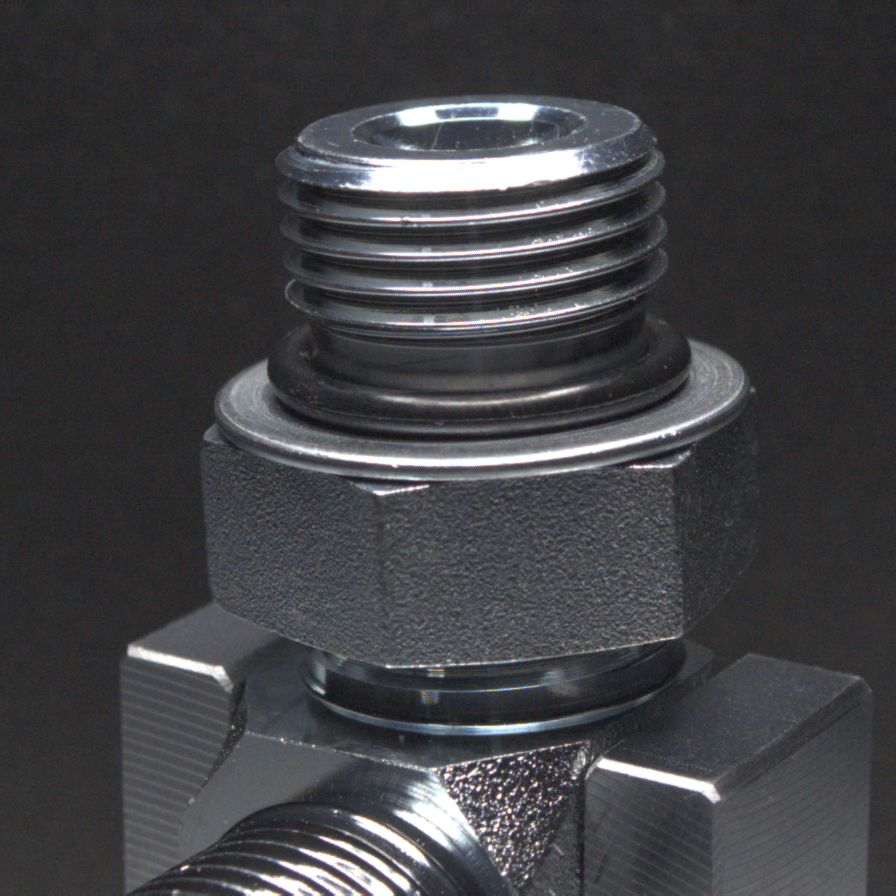
#> input picture TempleteMatch/img/0.jpg, 896 x 896 px; the run also reads 1 picture not shown here
$ python TempleteMatch.py
#> lines starting #> are read from the running program, lines starting #| are printed output that depends on the picture

import cv2
import numpy as np
import time

def ShowRoi(ok_img, ok_roi,w,h):
    roi = ok_roi.copy()
    cv2.rectangle(ok_roi, (0,0),(h-1,w-1),(0,255,0))
    cv2.imshow('draw roi',ok_img)
    cv2.namedWindow('ok roi',cv2.WINDOW_NORMAL)
    cv2.imshow('ok roi',roi)
    return roi

def RotateImg(img, dx):
    rows, cols = img.shape[0:2]
    mdx = cv2.getRotationMatrix2D((cols/2,rows/2),dx,1)
    img = cv2.warpAffine(img,mdx,(cols,rows))
    return img

def TemplateMatching(ok_roi, target_img, method):
    start = time.time()
    res = cv2.matchTemplate(target_img, ok_roi, method)
    min_val, max_val, min_loc, max_loc = cv2.minMaxLoc(res)

    if method in [cv2.TM_SQDIFF, cv2.TM_SQDIFF_NORMED]:
        top_left = min_loc
        match_val = min_val
    else:
        top_left = max_loc
        match_val = max_val
    bottom_right = (top_left[0] + w_1, top_left[1] + h_1)
    # print(match_val)
    print("time :", time.time() - start)
    return top_left, bottom_right, match_val


test_ok_img = cv2.imread('./img/0.jpg')
#> test_ok_img is the input picture: shape (896, 896, 3); mean B, G, R 67.4, 64.5, 64.1
first_ok_img = cv2.imread('./img/1(1000_225).jpg')
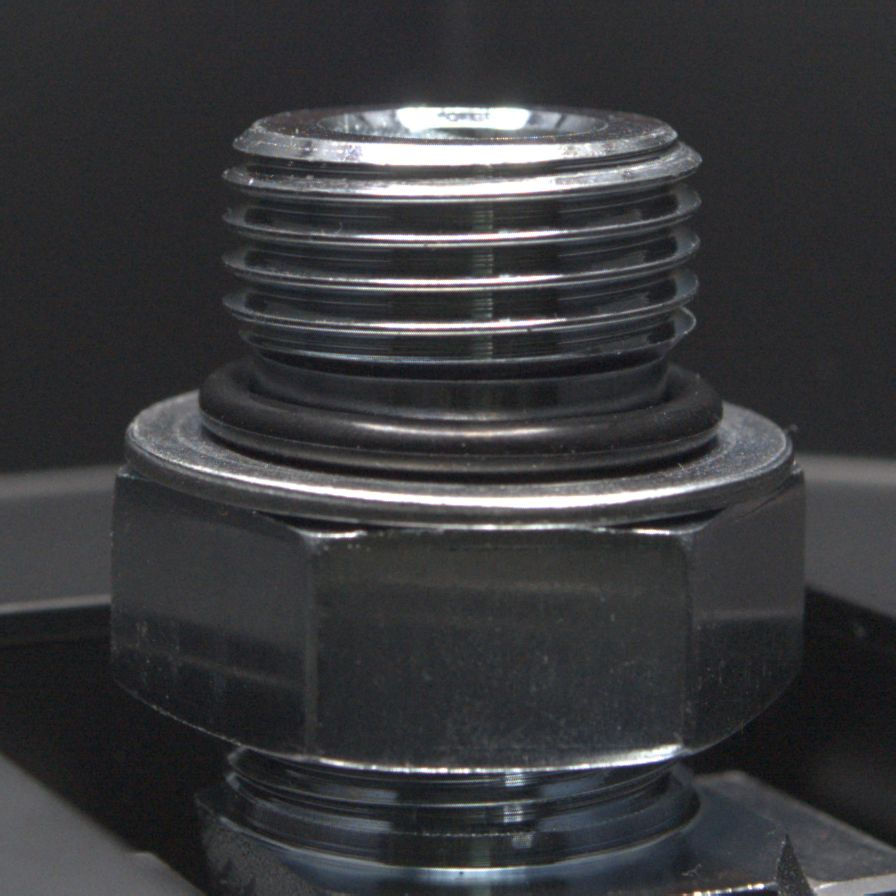
#> input picture TempleteMatch/img/1(1000_225).jpg, 896 x 896 px
#> first_ok_img is the input picture: shape (896, 896, 3); mean B, G, R 60.5, 57.9, 57.4
second_ok_img = cv2.imread('./img/9(1500_225).jpg')
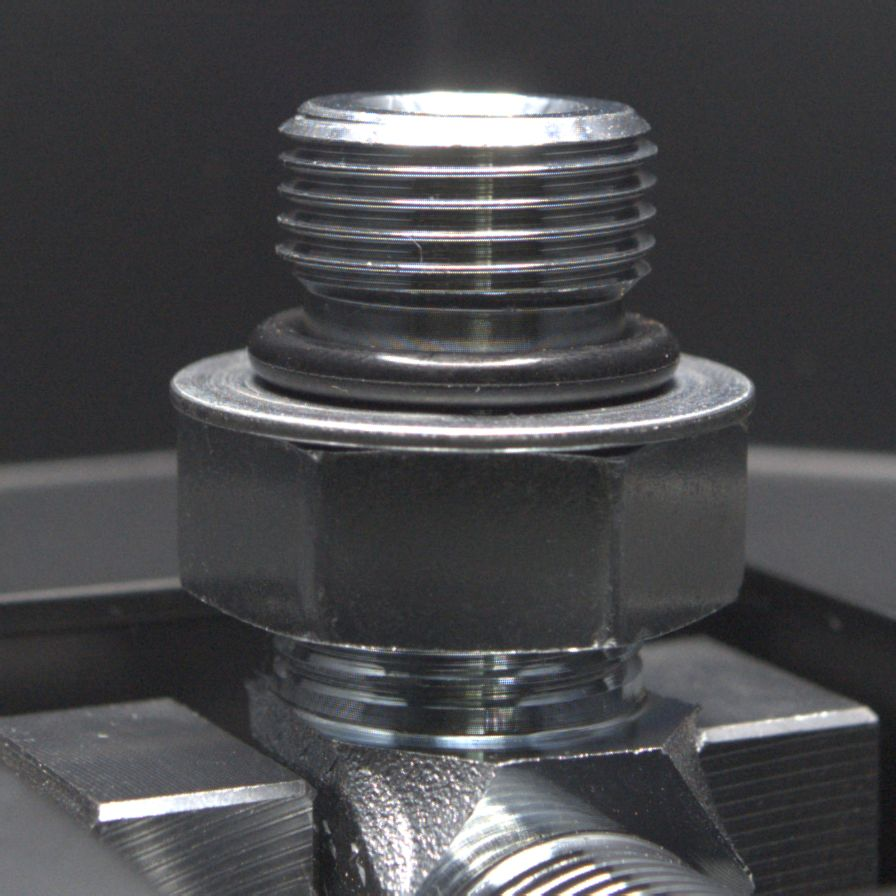
#> input picture TempleteMatch/img/9(1500_225).jpg, 896 x 896 px
#> second_ok_img is the input picture: shape (896, 896, 3); mean B, G, R 75.5, 72.9, 72.8
third_ok_img = cv2.imread('./img/30(1500_255).jpg')
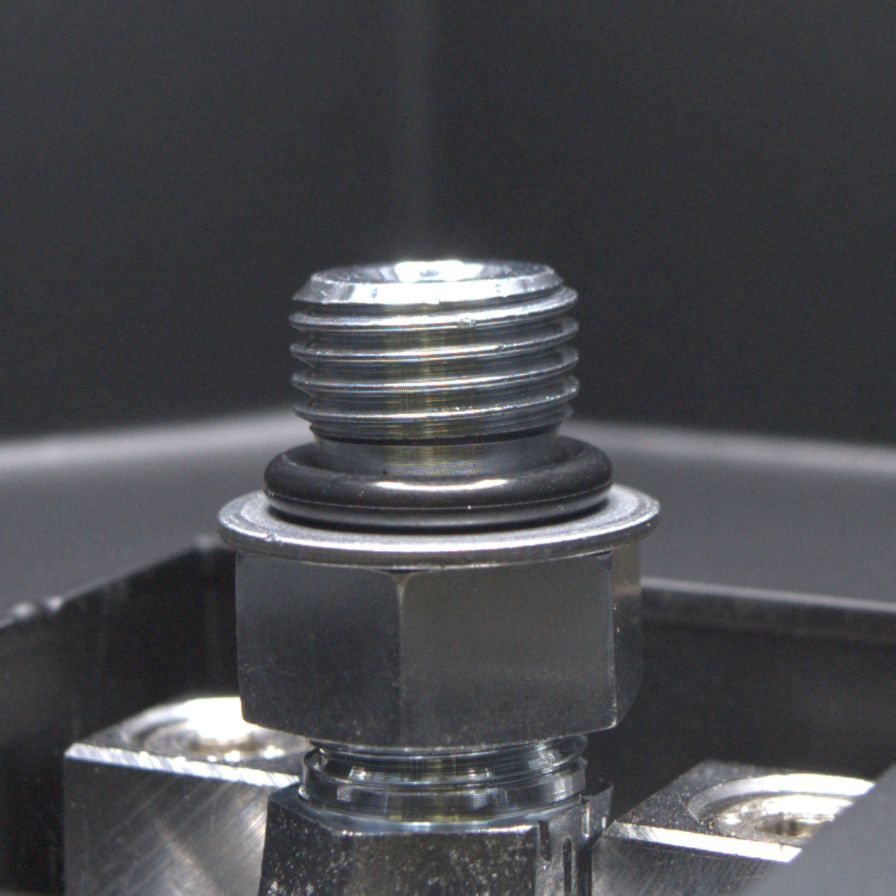
#> input picture TempleteMatch/img/30(1500_255).jpg, 896 x 896 px
#> third_ok_img is the input picture: shape (896, 896, 3); mean B, G, R 78.6, 74.5, 73.9
fourth_ok_img = cv2.imread('./img/36(1500_255).jpg')
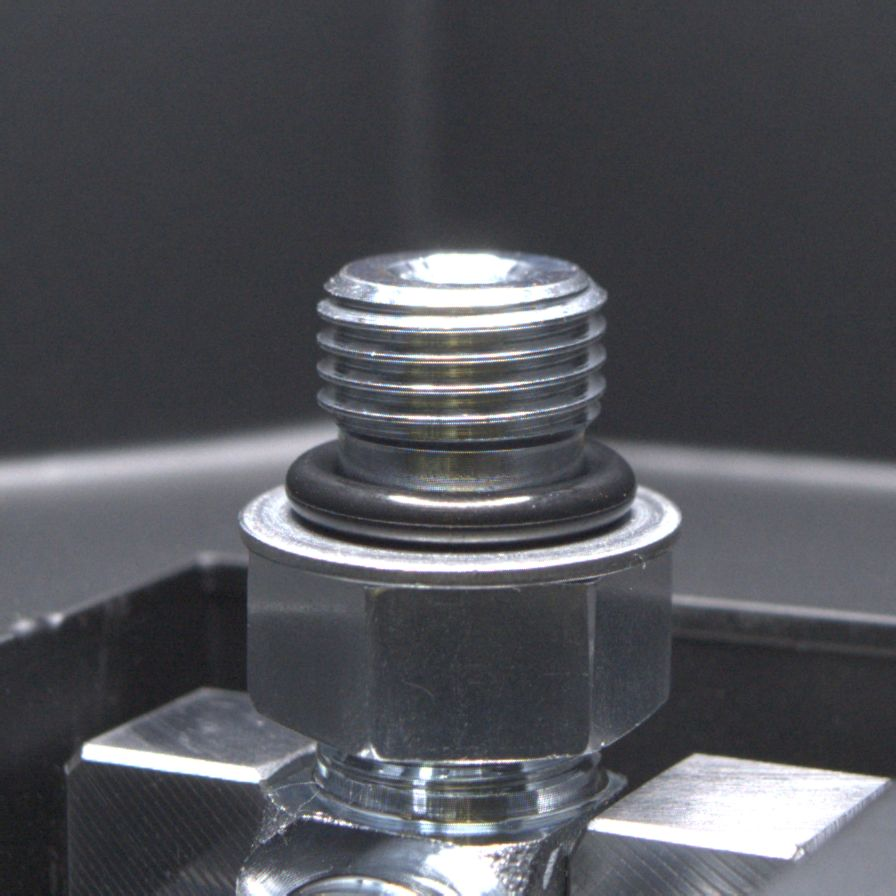
#> input picture TempleteMatch/img/36(1500_255).jpg, 896 x 896 px
#> fourth_ok_img is the input picture: shape (896, 896, 3); mean B, G, R 87.4, 81.7, 80.5
target_img = cv2.imread('./img/40(1500_255).jpg')
draw_img = target_img.copy()

x = 200;y = 350;w = 100;h = 100
test_ok_roi = test_ok_img[y:y+h, x:x+w]
#test_ok_roi = ShowRoi(test_ok_img, test_ok_roi, w, h)
test_ok_roi = test_ok_roi.copy()

x_1 = 117; y_1 = 370; w_1 = 125; h_1 = 110
first_ok_roi = first_ok_img[y_1:y_1+h_1, x_1:x_1+w_1]
#first_ok_roi = ShowRoi(first_ok_img, first_ok_roi, w_1, h_1)
first_ok_roi = first_ok_roi.copy()

x_2 = 165;y_2 = 320;w_2 = 165;h_2 = 120
second_ok_roi = second_ok_img[y_2:y_2+h_2, x_2:x_2+w_2]
#second_ok_roi = ShowRoi(second_ok_img, second_ok_roi,w_2,h_2)
second_ok_roi = second_ok_roi.copy()

x_3 = 210; y_3 = 450; w_3 = 110;h_3 = 110
third_ok_roi = third_ok_img[y_3:y_3+h_3, x_3:x_3+w_3]
#third_ok_roi = ShowRoi(third_ok_img, third_ok_roi, w_3, h_3)
third_ok_roi = third_ok_roi.copy()

x_4 = 230;y_4 = 460;w_4 = 100;h_4 = 100
fourth_ok_roi = fourth_ok_img[y_4:y_4+h_4, x_4:x_4+w_4]
#fourth_ok_roi = ShowRoi(fourth_ok_img, fourth_ok_roi,w_4,h_4)
fourth_ok_roi = fourth_ok_roi.copy()

#cv2.TM_SQDIFF:제곱 차이 매칭, 완벽 매칭:0,나쁜 매칭:큰값/
#cv2.TM_SQDIFF_NORMED:제곱 차이 매칭의 정규화
#cv2.TM_CCORR:상관관계 매칭,완벽 매칭:큰값, 나쁜 매칭:0/
#cv2.TM_CCORR_NORMED:상관관계 매칭의 정규화
#cv2.TM_CCOEFF:상관계수 매칭, 완벽 매칭:1,나쁜매칭:-1/
#cv2.TM_CCOEFF_NORMED:상관계수의 매칭 정규화
top_left, bottom_right, match_val = TemplateMatching(fourth_ok_roi, target_img, cv2.TM_CCOEFF_NORMED)
#> in TemplateMatching, `res = cv2.matchTemplate(target_img, ok_roi, method)`:
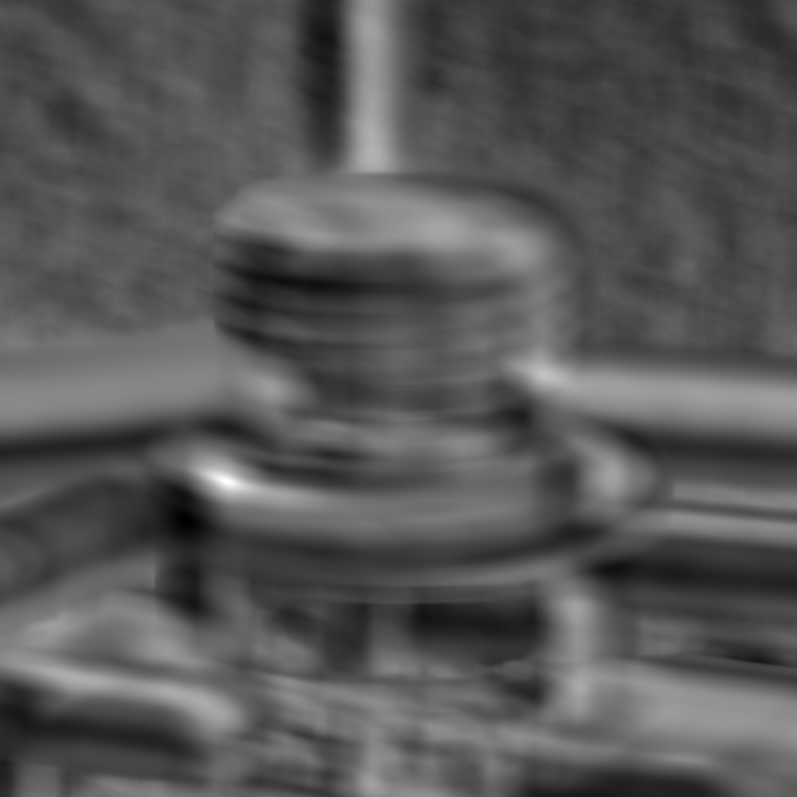
#> res: shape (797, 797) float32; min -0.529, max 0.936, mean -0.0257; drawn with min black and max white
#> in TemplateMatching, `min_val, max_val, min_loc, max_loc = cv2.minMaxLoc(res)`: min_val = -0.529; max_val = 0.936; min_loc = (186, 521); max_loc = (226, 481)
#> in TemplateMatching, `match_val = max_val`: match_val = 0.936
#> in TemplateMatching, `bottom_right = (top_left[0] + w_1, top_left[1] + h_1)`: bottom_right = (351, 591)
#> top_left = (226, 481); bottom_right = (351, 591); match_val = 0.936

cv2.rectangle(draw_img, top_left, bottom_right, (0,255,0))
cv2.putText(draw_img, str(match_val), top_left, cv2.FONT_HERSHEY_PLAIN,1,(0,255,0),1,cv2.LINE_AA)
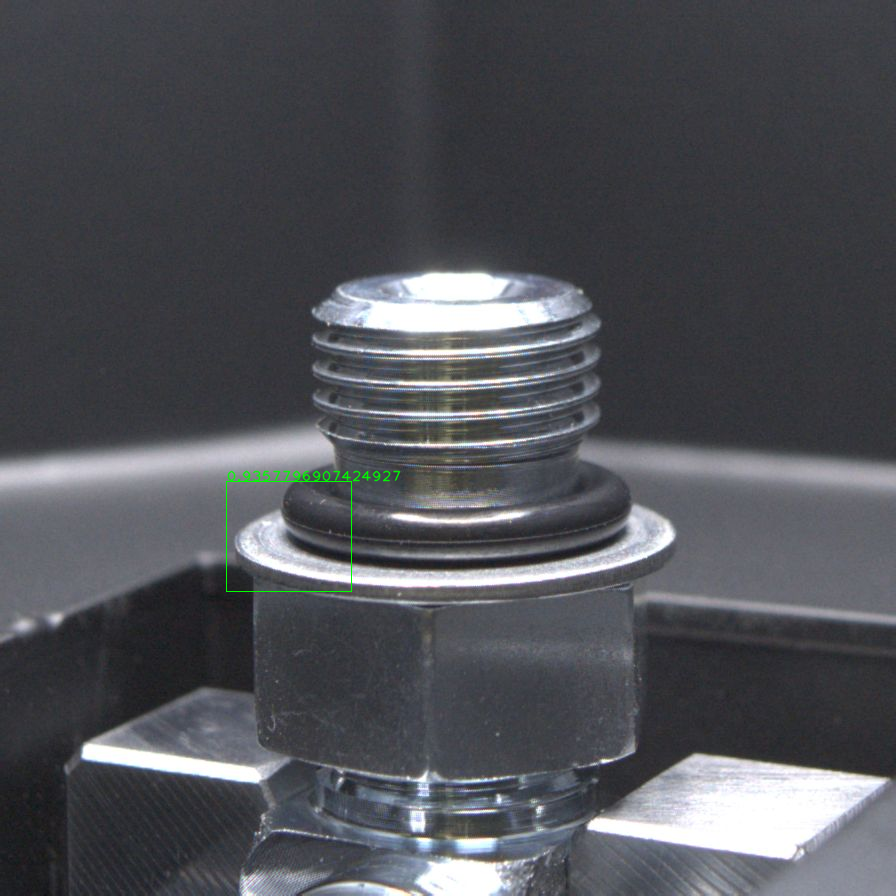
#> draw_img: shape (896, 896, 3); mean B, G, R 86.8, 81.4, 79.9

cv2.imwrite('./matchImg/40(1500_255).jpg',draw_img)
cv2.imshow('target',draw_img)
cv2.waitKey(0)
cv2.destroyAllWindows()
